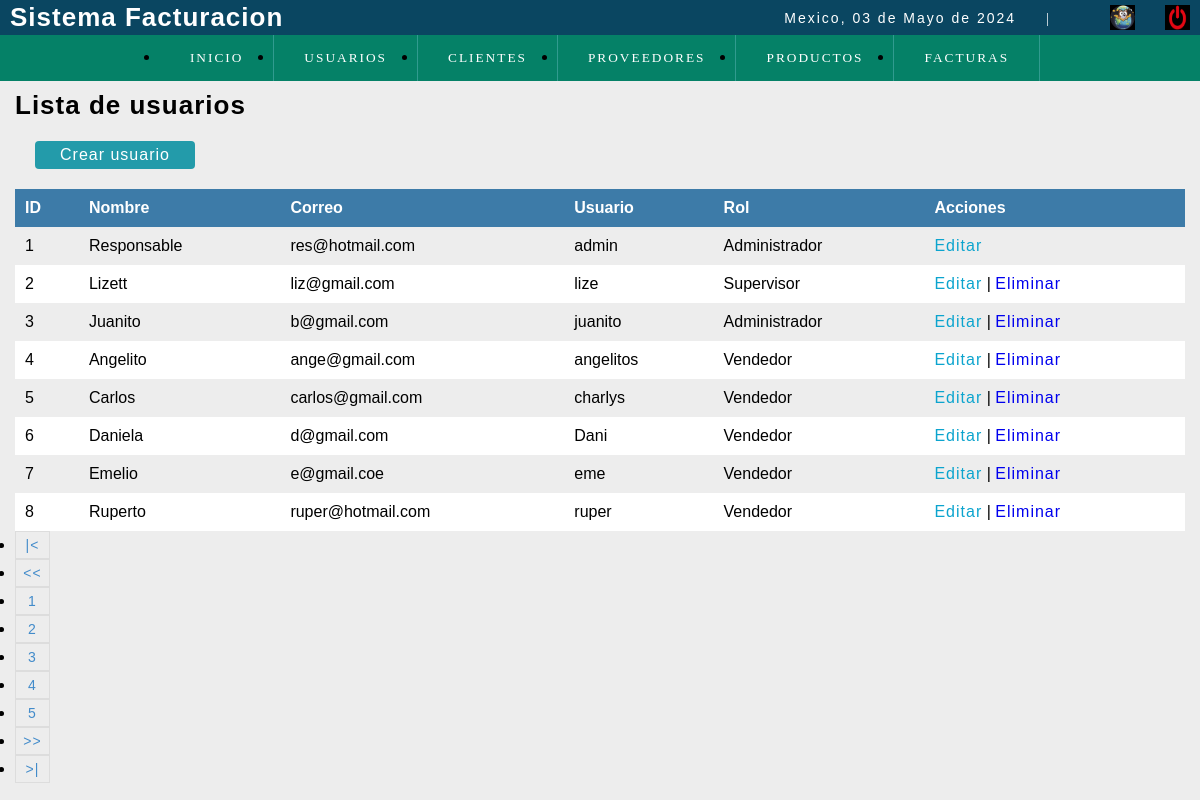
/facturacion/sistema/lista_usuarios.php, run on the app's committed database.
### tables this page shows
CREATE TABLE `usuario` (
  `idusuario` int(11) NOT NULL,
  `nombre` varchar(50) DEFAULT NULL,
  `correo` varchar(30) DEFAULT NULL,
  `usuario` varchar(15) DEFAULT NULL,
  `clave` varchar(100) DEFAULT NULL,
  `rol` int(11) DEFAULT NULL,
  `estatus` int(11) NOT NULL DEFAULT 1
);

CREATE TABLE `rol` (
  `idrol` int(11) NOT NULL,
  `rol` varchar(20) DEFAULT NULL
);

### facturacion/sistema/includes/functions.php (called while the page is built, shortened)
<?php
    function fechaC(){
        $mes=array("","Enero",
                    "Febrero",
                    "Marzo",
                    "Abril",
                    "Mayo",
                    "Junio",
                    "Julio",
                    "Agosto",
                    "Septiembre",
                    "Octubre",
                    "Noviembre",
                    "Diciembre");
        return date('d')." de ". $mes[date('n')]." de ".date('Y');
    }
    ?>

### facturacion/sistema/lista_usuarios.php (the view, shortened to what this page needs)
<?php
include "../conexion.php";
?>
<!DOCTYPE html>
<html lang="en">
<head>
    <?php include "includes/scripts.php"; ?>
</head>
<body>
   <?php include "includes/header.php"; ?>
    <section id="container">
       <h1>Lista de usuarios</h1>
       <a href="registro_usuario.php" class="btn_new">Crear usuario</a>
        <table>
            <tr>
                <th>ID</th>
                <th>Nombre</th>
                <th>Correo</th>
                <th>Usuario</th>
                <th>Rol</th>
                <th>Acciones</th>
            </tr>
        <?php
            $query= mysqli_query($conection,"SELECT u.idusuario, u.nombre, u.correo, u.usuario, r.rol FROM usuario u INNER JOIN rol r ON u.rol = r.idrol WHERE estatus=1 ORDER BY idusuario ASC");
            $result=mysqli_num_rows($query);
            if($result>0){
                while($data=mysqli_fetch_array($query)){
            ?>
            <tr>
                <td><?php echo $data["idusuario"]; ?></td>
                <td><?php echo $data["nombre"]; ?></td>
                <td><?php echo $data["correo"]; ?></td>
                <td><?php echo $data["usuario"]; ?></td>
                <td><?php echo $data['rol']; ?></td>
                <td>
                    <a class="link_edit" href="editar_usuario.php?id=<?php echo $data["idusuario"]; ?>">Editar</a>
                <?php if($data["idusuario"]!=1){ ?>
                    |
                    <a class="link_delet" href="eliminar_confirmar_usuario.php?id=<?php echo $data["idusuario"]; ?>">Eliminar</a>
                <?php } ?>
                </td>
            </tr>
                <?php
                }
            }
            ?>
        </table>
        <div class="paginador">
            <ul>
                <li><a href="#">|<</a></li>
                <li><a href="#"><<</a></li>
                <li><a href="#">1</a></li>
                <li><a href="#">2</a></li>
                <li><a href="#">3</a></li>
                <li><a href="#">4</a></li>
                <li><a href="#">5</a></li>
                <li><a href="#">>></a></li>
                <li><a href="#">>|</a></li>
            </ul>
        </div>
    </section>
</body>
</html>

### facturacion/sistema/includes/scripts.php (shortened to what this page needs)
<link rel="stylesheet" type="text/css" href="css/style3.css">
    <?php include "functions.php"; ?>

### facturacion/sistema/includes/header.php (shortened to what this page needs)
<header>
        <div class="header">
            <h1>Sistema Facturacion</h1>
            <div class="optionsBar">
                <p>Mexico,  <?php echo fechaC(); ?></p>
                <span>|</span>
                <img class="photouser" src="img/bingo.jpeg" alt="Usuario">
                <a href="salir.php"><img  class="close" src="img/boton.jpeg" alt="Salir del sistema" title="Salir"></a>
            </div>
        </div>
       <?php include "nav.php"; ?>
    </header>

### facturacion/sistema/includes/nav.php (shortened to what this page needs)
<nav>
            <ul>
                <li><a href="#">Inicio</a></li>
                <li class="principal">
                    <a href="#">Usuarios</a>
                </li>
                <li class="principal">
                    <a href="#">Clientes</a>
                </li>
                <li class="principal">
                    <a href="#">Proveedores</a>
                </li>
                <li class="principal">
                    <a href="#">Productos</a>
                </li>
                <li class="principal">
                    <a href="#">Facturas</a>
                </li>
            </ul>
        </nav>

### facturacion/sistema/js/css/style3.css (style rules this page uses)
* { margin: 0; padding: 0; box-sizing: border-box; }
body { background: #ededed; }
h1,h2,h3,h4,h5,h6 { font-family: 'arial'; font-weight: bold; letter-spacing: 1px; }
h1 { font-size: 26px; }
p { font-family: 'arial'; letter-spacing: 2px; font-size: 14px; line-height: 20px; }
a { text-decoration: none; font-family: 'arial'; letter-spacing: 1px; }
span { font-family: 'GothamBook'; letter-spacing: 1px; font-size: 14px; line-height: 20px; }
header { position: fixed; width: 100%; }
.header { color: #FFF; background: #0a4661; height: 35px; display: -webkit-flex; display: -moz-flex; display: -ms-flex; display: -o-flex; display: flex; justify-content: space-between; align-items: center; padding: 10px; }
.optionsBar { display: -webkit-flex; display: -moz-flex; display: -ms-flex; display: -o-flex; display: flex; justify-content: center; align-items: center; }
.optionsBar span { color: #FFF; font-size: 11pt; font-family: 'GothamBook'; text-transform: uppercase; margin-left: 30px; }
.photouser { margin-left: 30px; width: 25px; height: 25px; }
.close { width: 25px; height: 25px; }
.optionsBar a { display: -webkit-flex; display: -moz-flex; display: -ms-flex; display: -o-flex; display: flex; margin-left: 30px; }
nav ul { background: #058167; /background: #05817d;/ list-style: none; display: -webkit-flex; display: -moz-flex; display: -ms-flex; display: -o-flex; display: flex; justify-content: center; align-items: center; }
nav ul>li a { position: relative; }
nav a { color: #FFF; display: block; font-size: 10pt; font-family: 'GothamBook'; padding: 15px 30px; text-transform: uppercase; letter-spacing: 2px; transition: background .5s; border-right: 1px solid #319b8f; }
nav .principal > a { background: url(../imagenes/arrow_boton.png); background-position-x: 0%; background-position-y: 0%; background-size: auto auto; background-position: 94% center; background-size: 10px; }
#container { padding: 90px 15px 15px; }
.btn_new { display: inline-block; background: #239baa; color: #FFF; padding: 5px 25px; border-radius: 4px; margin: 20px; }
table { border-collapse: collapse; font-size: 12pt; font-family: 'arial'; width: 100%; }
table th { text-align: left; padding: 10px; background: #3d7ba8; color: #FFF; }
table tr:nth-child(odd) { background: #FFF; }
table td { padding: 10px; }
.link_edit { color: #0ca4ce; }
.paginador a { color: #428bca; border: 1px solid #ddd; padding: 5px; display: inline-block; font-size: 14px; text-align: center; width: 35px; }

### data on the page
usuario: idusuario "1", nombre "Responsable", correo "res@hotmail.com", usuario "admin", rol.rol "Administrador"
usuario: idusuario "2", nombre "Lizett", correo "liz@gmail.com", usuario "lize", rol.rol "Supervisor"
usuario: idusuario "3", nombre "Juanito", correo "b@gmail.com", usuario "juanito", rol.rol "Administrador"
usuario: idusuario "4", nombre "Angelito", correo "ange@gmail.com", usuario "angelitos", rol.rol "Vendedor"
usuario: idusuario "5", nombre "Carlos", correo "carlos@gmail.com", usuario "charlys", rol.rol "Vendedor"
usuario: idusuario "6", nombre "Daniela", correo "d@gmail.com", usuario "Dani", rol.rol "Vendedor"
usuario: idusuario "7", nombre "Emelio", correo "e@gmail.coe", usuario "eme", rol.rol "Vendedor"
usuario: idusuario "8", nombre "Ruperto", correo "ruper@hotmail.com", usuario "ruper", rol.rol "Vendedor"

### other printed values
fechaC() "03 de Mayo de 2024"
